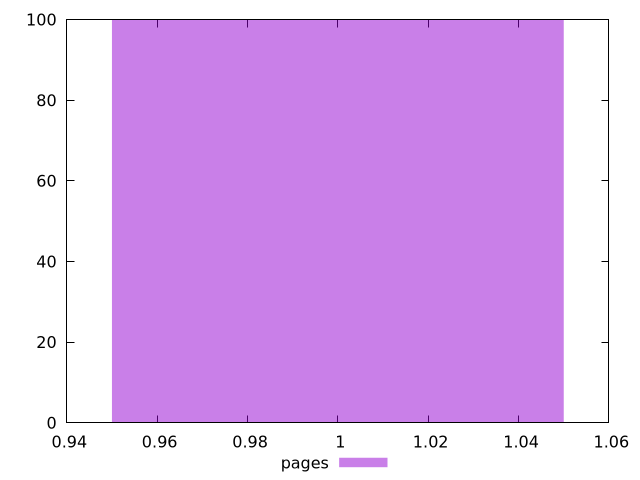

gnuplot code for this plot:
$_pages <<EOF
1 100
EOF
set key outside below
set terminal pngcairo
set output "report_00004_2020-11-02T20-21-41.718Z/no-document-write/pages//hist.png"
set yrange [0:100]
set boxwidth 0.1
set style fill transparent solid 0.5 noborder
plot $_pages title "pages" with boxes ,
